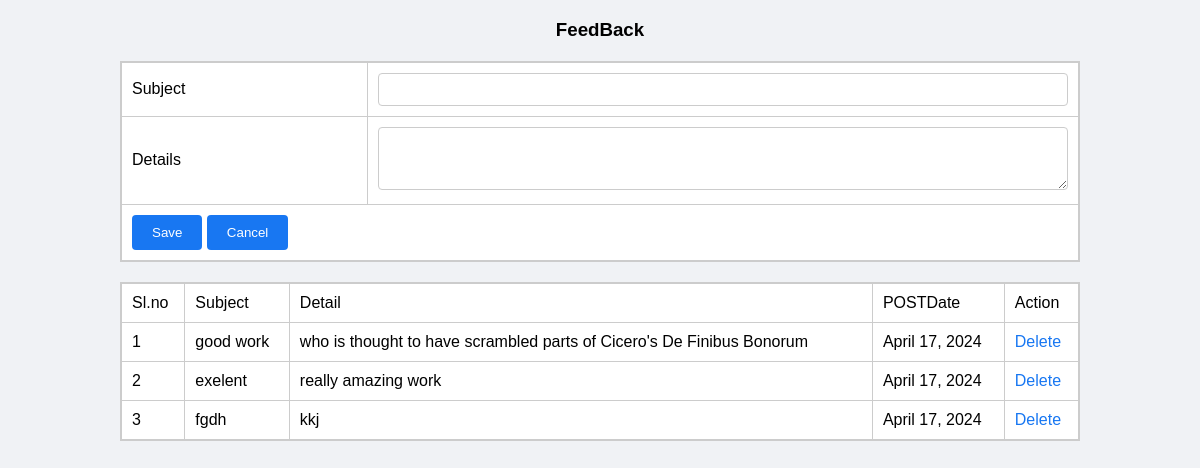
/User/UserFeedBack/ (signed in), run on the app's committed database.
### User/models.py (models this page shows)
class tbl_feedback(models.Model):
    feedback_subject=models.CharField(max_length=500)
    feedback_details=models.CharField(max_length=500)
    feedback_postdate=models.DateField(auto_now_add=True)
    feedback_status = models.IntegerField(default="0")
    user = models.ForeignKey(tbl_user, on_delete=models.CASCADE,null=True)
    designer = models.ForeignKey(tbl_designer, on_delete=models.CASCADE,null=True)

### User/views.py (the view)
# urls.py: path('UserFeedBack/',views.UserFeedBack,name='UserFeedBack'),
def UserFeedBack(request):
    data=tbl_feedback.objects.filter(user=request.session["uid"])
    userID=tbl_user.objects.get(id=request.session["uid"])
    if request.method=="POST":
        subject=request.POST.get('txtsubject')
        details=request.POST.get('txtdetails')
        tbl_feedback.objects.create(feedback_subject=subject,feedback_details=details,user=userID)
        return redirect("User:UserFeedBack")
    else:
        return render(request,"User/UserFeedback.html",{"data":data})

### User/Templates/User/UserFeedback.html (shortened to what this page needs)
<!DOCTYPE html>
<html lang="en">
<head>
</head>
<body>
    <h3 align="center">FeedBack</h3>
    <form action="" method="POST">
        <table align="center" border="1">
            <tr>
                <td>Subject</td>
                <td><input type="text" name="txtsubject" id=""></td>
            </tr>
            <tr>
                <td>Details</td>
                <td><textarea name="txtdetails" id="" cols="20" rows="3"></textarea></td>
            </tr>
            <tr>
                <td colspan="2">
                    <input type="submit" name="" id="" value="Save">
                    <input type="submit" name="" id="" value="Cancel">
                </td>
            </tr>
        </table>
        <table border="1" align="center">
            <tr>
                <td>Sl.no</td>
                <td>Subject</td>
                <td>Detail</td>
                <td>POSTDate</td>
                <td>Action</td>
            </tr>
            {% for i in data %}
            <tr>
                <td>{{forloop.counter}}</td>
                <td>{{i.feedback_subject}}</td>
                <td>{{i.feedback_details}}</td>
                <td>{{i.feedback_postdate}}</td>
                <td>
                    <a href="{% url 'User:delComplaint' i.id %}">Delete</a>
                </td>
            </tr>
            {% endfor %}
        </table>
    </form>
</body>
</html>

### User/Templates/User/UserFeedback.html (style rules this page uses)
body { font-family: Arial, sans-serif; background-color: #f0f2f5; margin: 0; padding: 0; }
table { margin: 20px auto; border-collapse: collapse; width: 80%; background-color: #fff; border: 2px solid #ccc; }
th, td { padding: 10px; text-align: left; border-bottom: 1px solid #ccc; }
input[type="text"], textarea { width: 100%; padding: 8px; border: 1px solid #ccc; border-radius: 4px; box-sizing: border-box; }
input[type="submit"], input[type="reset"] { background-color: #1877f2; color: #fff; border: none; border-radius: 4px; padding: 10px 20px; cursor: pointer; transition: background-color 0.3s ease; }
a { color: #1877f2; text-decoration: none; transition: color 0.3s ease; }

### data on the page
tbl_feedback: feedback_subject "good work", feedback_details "who is thought to have scrambled parts of Cicero's De Finibus Bonorum", feedback_postdate "April 17, 2024"
tbl_feedback: feedback_subject "exelent", feedback_details "really amazing work", feedback_postdate "April 17, 2024"
tbl_feedback: feedback_subject "fgdh", feedback_details "kkj", feedback_postdate "April 17, 2024"
